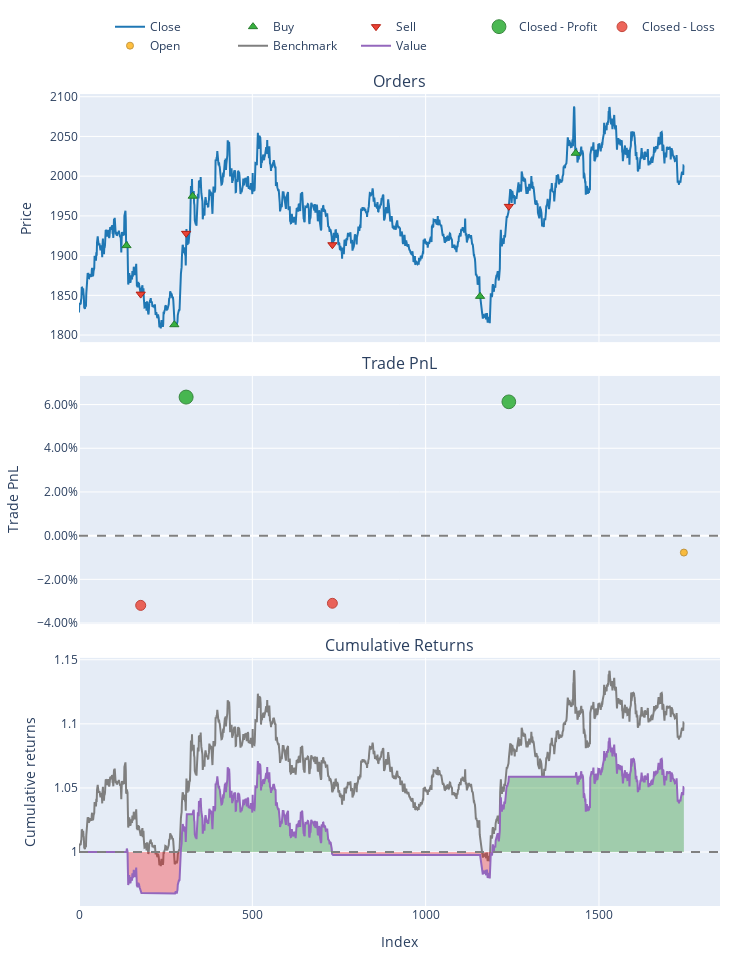

Write notebook code for a chart like this one.
### Code cell
pf.plot().show()

### Figure 1 — Plotly figure (JSON) as saved in the notebook; plotly's stock layout.template omitted (floating-point values rounded to 4 significant figures; data arrays with more than 128 entries replaced by an {"elided": "..."} marker saying what was removed)
{"data": [{"legendgroup": "0", "line": {"color": "#1f77b4"}, "name": "Close", "showlegend": true, "type": "scatter", "uid": "28f28ffc-adf2-4862-a9fa-667d8ca4ad04", "x": {"elided": "1746 int values"}, "xaxis": "x", "y": {"elided": "1746 float values"}, "yaxis": "y"}, {"customdata": [[0, 0.05228, 0], [2, 0.0534, 0], [4, 0.05213, 0], [6, 0.05396, 0], [8, 0.05218, 0]], "hovertemplate": "Order Id: %{customdata[0]}<br>Timestamp: %{x}<br>Price: %{y}<br>Size: %{customdata[1]:.6f}<br>Fees: %{customdata[2]:.6f}", "legendgroup": "1", "marker": {"color": "#37B13F", "line": {"color": "rgb(38,123,44)", "width": 1}, "size": 8, "symbol": "triangle-up"}, "mode": "markers", "name": "Buy", "type": "scatter", "uid": "bf06ee82-d435-4e1c-821b-57713f771ec5", "x": [137, 275, 328, 1157, 1433], "xaxis": "x", "y": [1913.0, 1813.0, 1975.0, 1849.0, 2029.0], "yaxis": "y"}, {"customdata": [[1, 0.05228, 0], [3, 0.0534, 0], [5, 0.05213, 0], [7, 0.05396, 0]], "hovertemplate": "Order Id: %{customdata[0]}<br>Timestamp: %{x}<br>Price: %{y}<br>Size: %{customdata[1]:.6f}<br>Fees: %{customdata[2]:.6f}", "legendgroup": "2", "marker": {"color": "#EA4335", "line": {"color": "rgb(181,31,18)", "width": 1}, "size": 8, "symbol": "triangle-down"}, "mode": "markers", "name": "Sell", "type": "scatter", "uid": "eab7afeb-f7b7-4b8d-bdd6-b803ce0dd9fe", "x": [178, 309, 731, 1240], "xaxis": "x", "y": [1852.0, 1928.0, 1914.0, 1962], "yaxis": "y"}, {"customdata": [[1, 1, 6.14, 0.06342], [3, 3, 6.112, 0.06126]], "hovertemplate": "Exit Trade Id: %{customdata[0]}<br>Position Id: %{customdata[1]}<br>Exit Timestamp: %{x}<br>PnL: %{customdata[2]:.6f}<br>Return: %{customdata[3]:.2%}", "legendgroup": "3", "marker": {"color": "#37B13F", "line": {"color": "rgb(38,123,44)", "width": 1}, "opacity": [0.9, 0.8942], "size": [14, 13.73], "symbol": "circle"}, "mode": "markers", "name": "Closed - Profit", "type": "scatter", "uid": "50b5f62b-e1f7-46e0-a0cb-6a5005dde8bd", "x": [309, 1240], "xaxis": "x2", "y": [0.06342, 0.06126], "yaxis": "y2"}, {"customdata": [[0, 0, -3.192, -0.03192], [2, 2, -3.187, -0.03096]], "hovertemplate": "Exit Trade Id: %{customdata[0]}<br>Position Id: %{customdata[1]}<br>Exit Timestamp: %{x}<br>PnL: %{customdata[2]:.6f}<br>Return: %{customdata[3]:.2%}", "legendgroup": "4", "marker": {"color": "#EA4335", "line": {"color": "rgb(181,31,18)", "width": 1}, "opacity": [0.8151, 0.8125], "size": [10.04, 9.919], "symbol": "circle"}, "mode": "markers", "name": "Closed - Loss", "type": "scatter", "uid": "f141fbdd-e407-476e-8b53-545d839da23c", "x": [178, 731], "xaxis": "x2", "y": [-0.03192, -0.03096], "yaxis": "y2"}, {"customdata": [[4, 4, -0.8198, -0.007743]], "hovertemplate": "Exit Trade Id: %{customdata[0]}<br>Position Id: %{customdata[1]}<br>Exit Timestamp: %{x}<br>PnL: %{customdata[2]:.6f}<br>Return: %{customdata[3]:.2%}", "legendgroup": "5", "marker": {"color": "#FFAA00", "line": {"color": "rgb(178,118,0)", "width": 1}, "opacity": [0.75], "size": [7], "symbol": "circle"}, "mode": "markers", "name": "Open", "type": "scatter", "uid": "7a214b37-c8cc-4037-a849-5e16b5a92faf", "x": [1745], "xaxis": "x2", "y": [-0.007743], "yaxis": "y2"}, {"legendgroup": "6", "line": {"color": "#7f7f7f"}, "name": "Benchmark", "showlegend": true, "type": "scatter", "uid": "71a73e13-9043-49ff-b61b-b5c77a2bc512", "x": {"elided": "1746 int values"}, "xaxis": "x3", "y": {"elided": "1746 float values"}, "yaxis": "y3"}, {"hoverinfo": "skip", "legendgroup": "7", "line": {"color": "rgba(0, 0, 0, 0)", "width": 0}, "opacity": 0, "showlegend": false, "type": "scatter", "uid": "6cd2e663-6e1b-4543-84da-ddd074c92294", "x": {"elided": "1746 int values"}, "xaxis": "x3", "y": {"elided": "1746 int values"}, "yaxis": "y3"}, {"connectgaps": false, "fill": "tonexty", "fillcolor": "rgba(0, 128, 0, 0.3)", "hoverinfo": "skip", "legendgroup": "7", "line": {"color": "rgba(0, 0, 0, 0)", "width": 0}, "opacity": 0, "showlegend": false, "type": "scatter", "uid": "d5162aba-e4ed-44ac-a088-16cd6bf54364", "x": {"elided": "1746 int values"}, "xaxis": "x3", "y": {"elided": "1746 float values"}, "yaxis": "y3"}, {"hoverinfo": "skip", "legendgroup": "7", "line": {"color": "rgba(0, 0, 0, 0)", "width": 0}, "opacity": 0, "showlegend": false, "type": "scatter", "uid": "c9ae2341-ceb2-4dd1-9eab-118459eca8fc", "x": {"elided": "1746 int values"}, "xaxis": "x3", "y": {"elided": "1746 int values"}, "yaxis": "y3"}, {"connectgaps": false, "fill": "tonexty", "fillcolor": "rgba(255, 0, 0, 0.3)", "hoverinfo": "skip", "legendgroup": "7", "line": {"color": "rgba(0, 0, 0, 0)", "width": 0}, "opacity": 0, "showlegend": false, "type": "scatter", "uid": "50f2081c-e196-45a5-9b00-3ce56dabd252", "x": {"elided": "1746 int values"}, "xaxis": "x3", "y": {"elided": "1746 float values"}, "yaxis": "y3"}, {"legendgroup": "8", "line": {"color": "#9467bd"}, "name": "Value", "showlegend": true, "type": "scatter", "uid": "1dfb9530-215f-4e59-ba08-eb30c4f71428", "x": {"elided": "1746 int values"}, "xaxis": "x3", "y": {"elided": "1746 float values"}, "yaxis": "y3"}, {"hoverinfo": "skip", "legendgroup": "7", "line": {"color": "rgba(0, 0, 0, 0)", "width": 0}, "opacity": 0, "showlegend": false, "type": "scatter", "uid": "84577267-2335-4917-bdb4-199d43207bef", "x": {"elided": "1746 int values"}, "xaxis": "x3", "y": {"elided": "1746 int values"}, "yaxis": "y3"}], "layout": {"annotations": [{"font": {"size": 16}, "showarrow": false, "text": "Orders", "x": 0.5, "xanchor": "center", "xref": "paper", "y": 1, "yanchor": "bottom", "yref": "paper"}, {"font": {"size": 16}, "showarrow": false, "text": "Trade PnL", "x": 0.5, "xanchor": "center", "xref": "paper", "y": 0.6528, "yanchor": "bottom", "yref": "paper"}, {"font": {"size": 16}, "showarrow": false, "text": "Cumulative Returns", "x": 0.5, "xanchor": "center", "xref": "paper", "y": 0.3056, "yanchor": "bottom", "yref": "paper"}], "height": 960, "legend": {"orientation": "h", "traceorder": "normal", "x": 1, "xanchor": "right", "y": 1.042, "yanchor": "bottom"}, "margin": {"b": 30, "l": 30, "r": 30, "t": 30}, "shapes": [{"line": {"color": "gray", "dash": "dash"}, "type": "line", "x0": 0, "x1": 1, "xref": "paper", "y0": 0, "y1": 0, "yref": "y2"}, {"line": {"color": "gray", "dash": "dash"}, "type": "line", "x0": 0, "x1": 1, "xref": "paper", "y0": 1, "y1": 1, "yref": "y3"}], "showlegend": true, "width": 750, "xaxis": {"anchor": "y", "domain": [0, 1], "matches": "x3", "showticklabels": false}, "xaxis2": {"anchor": "y2", "domain": [0, 1], "matches": "x3", "showticklabels": false}, "xaxis3": {"anchor": "y3", "domain": [0, 1], "title": {"text": "Index"}}, "yaxis": {"anchor": "x", "domain": [0.6944, 1], "title": {"text": "Price"}}, "yaxis2": {"anchor": "x2", "domain": [0.3472, 0.6528], "tickformat": ".2%", "title": {"text": "Trade PnL"}}, "yaxis3": {"anchor": "x3", "domain": [0, 0.3056], "title": {"text": "Cumulative returns"}}}}
